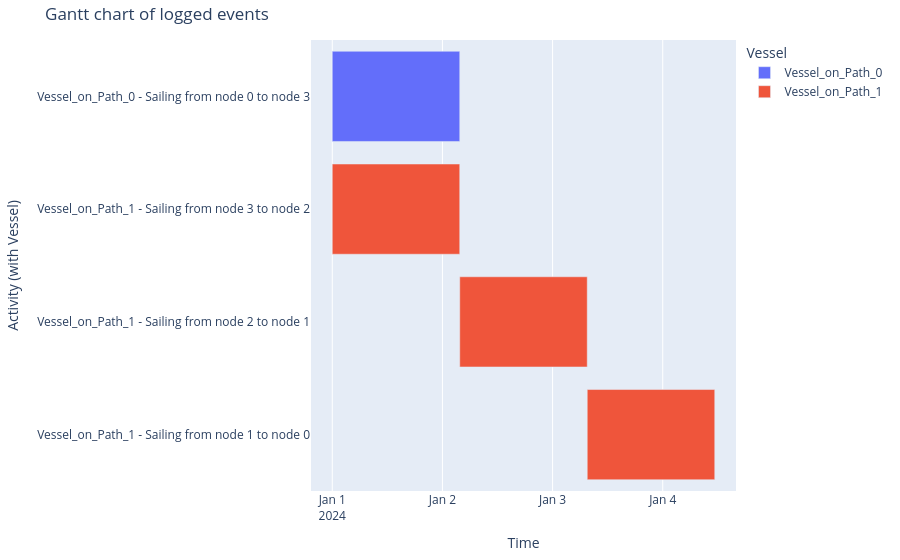

Notebook cell for this chart:
### Code cell
import plotly.express as px

# create a Gantt chart from the eventtable

# add vessel name to activity label
eventtable['activity label'] = eventtable['object name'] + ' - ' + eventtable['activity name']

# create the Gantt chart
fig = px.timeline(
    eventtable,
    x_start="start time",
    x_end="stop time",
    y="activity label",
    color="object name",
    title="Gantt chart of logged events"
)

# reverse the Y-axis to match Gantt chart style
fig.update_yaxes(autorange="reversed")

# customize layout
fig.update_layout(
    xaxis_title="Time",
    yaxis_title="Activity (with Vessel)",
    legend_title="Vessel",
    margin=dict(l=20, r=20, t=40, b=20)
)

# show the chart
fig.show()

### Figure 1 — Plotly figure (JSON) as saved in the notebook; plotly's stock layout.template omitted (floating-point values rounded to 4 significant figures)
{"data": [{"base": ["2024-01-01T00:00:00.000000000"], "hovertemplate": "object name=Vessel_on_Path_0<br>start time=%{base}<br>stop time=%{x}<br>activity label=%{y}<extra></extra>", "legendgroup": "Vessel_on_Path_0", "marker": {"color": "#636efa", "pattern": {"shape": ""}}, "name": "Vessel_on_Path_0", "orientation": "h", "showlegend": true, "textposition": "auto", "type": "bar", "x": [100000000], "xaxis": "x", "y": ["Vessel_on_Path_0 - Sailing from node 0 to node 3"], "yaxis": "y"}, {"base": ["2024-01-01T00:00:00.000000000", "2024-01-02T03:46:27.626318000", "2024-01-03T07:33:07.626318000"], "hovertemplate": "object name=Vessel_on_Path_1<br>start time=%{base}<br>stop time=%{x}<br>activity label=%{y}<extra></extra>", "legendgroup": "Vessel_on_Path_1", "marker": {"color": "#EF553B", "pattern": {"shape": ""}}, "name": "Vessel_on_Path_1", "orientation": "h", "showlegend": true, "textposition": "auto", "type": "bar", "x": [99987626, 100000000, 100000000], "xaxis": "x", "y": ["Vessel_on_Path_1 - Sailing from node 3 to node 2", "Vessel_on_Path_1 - Sailing from node 2 to node 1", "Vessel_on_Path_1 - Sailing from node 1 to node 0"], "yaxis": "y"}], "layout": {"barmode": "overlay", "legend": {"title": {"text": "Vessel"}, "tracegroupgap": 0}, "margin": {"b": 20, "l": 20, "r": 20, "t": 40}, "title": {"text": "Gantt chart of logged events"}, "xaxis": {"anchor": "y", "domain": [0, 1], "title": {"text": "Time"}, "type": "date"}, "yaxis": {"anchor": "x", "autorange": "reversed", "domain": [0, 1], "title": {"text": "Activity (with Vessel)"}}}}
